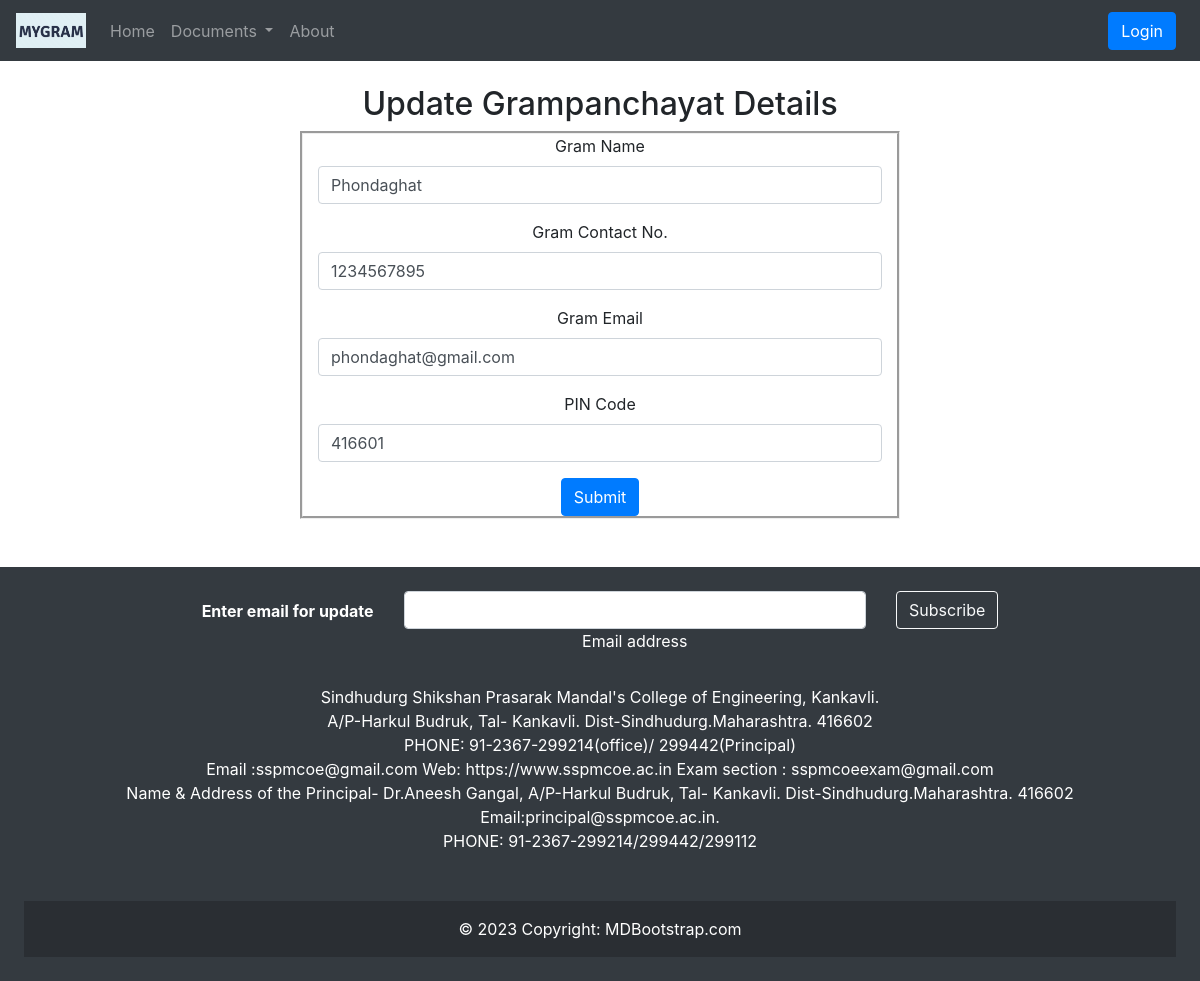
The app's page /updateGrampanchayat/1001/, older data.
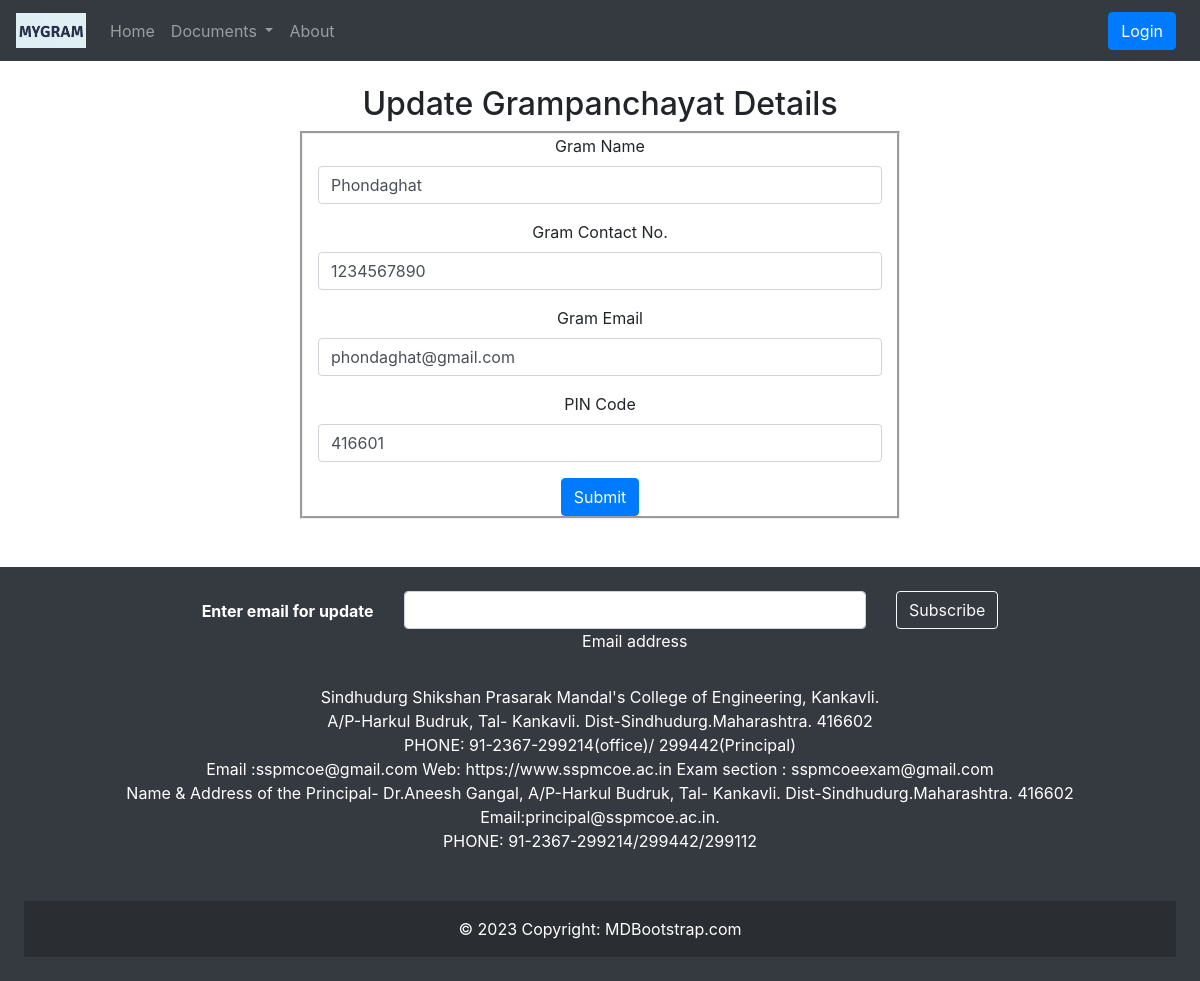
The same page, newer data.
### gramapp/models.py (models this page shows, shortened)
class Grampanchayat(models.Model):
    gramid = models.IntegerField(primary_key=True)
    gramname = models.CharField(max_length=50, unique=True)
    gramaddress = models.TextField(max_length=100)
    gramemail = models.EmailField()
    gramcontact = models.CharField(max_length=10)

### gramapp/views.py (the view, shortened to what this page needs)
# urls.py: path('updateGrampanchayat/<int:pk>/', views.updateGrampanchayat, name='updateGrampanchayat'),
def updateGrampanchayat(request, pk):
    eachgrampanchayat = Grampanchayat.objects.get(gramid=pk)
    context = {'eachgrampanchayat': eachgrampanchayat}
    return render(request, 'gramapp/updateGrampanchayat.html', context)

### templates/gramapp/updateGrampanchayat.html (shortened to what this page needs)
{% extends 'gramapp/base1.html' %}
{% block body %}
<center>
    <h2>Update Grampanchayat Details</h2>
</center>
<form class="container" method="post" action="{% url 'updateGrampanchayat' eachgrampanchayat.pk %}" enctype="multipart/form-data">
    <center>
        <div class="form-group">
            <label for="gramname" class="form-label">Gram Name</label>
            <input type="text" class="form-control" id="gramname" name="gramname" value="{{eachgrampanchayat.gramname}}" autocomplete="off" required>
        </div>
        <div class="form-group">
            <label for="gramcontact" class="form-label">Gram Contact No.</label>
            <input type="text" class="form-control" id="gramcontact" name="gramcontact" value="{{eachgrampanchayat.gramcontact}}" autocomplete="off" required>
        </div>
        <div class="form-group">
            <label for="gramemail" class="form-label">Gram Email</label>
            <input type="email" class="form-control" id="gramemail" name="gramemail" value="{{eachgrampanchayat.gramemail}}" autocomplete="off" required>
        </div>
        <div class="form-group">
            <label for="gramaddress" class="form-label"> PIN Code</label>
            <input type="number" class="form-control" id="gramaddress" name="gramaddress" value="{{eachgrampanchayat.gramaddress}}" autocomplete="off" required>
        </div>
        <button class="btn btn-primary " type="submit">Submit</button><br>
    </center>
</form><br>
{% endblock body %}

Row changes from the older to the newer data that the page shows:
changed Grampanchayat "Phondaghat": gramcontact "1234567895" → "1234567890"
